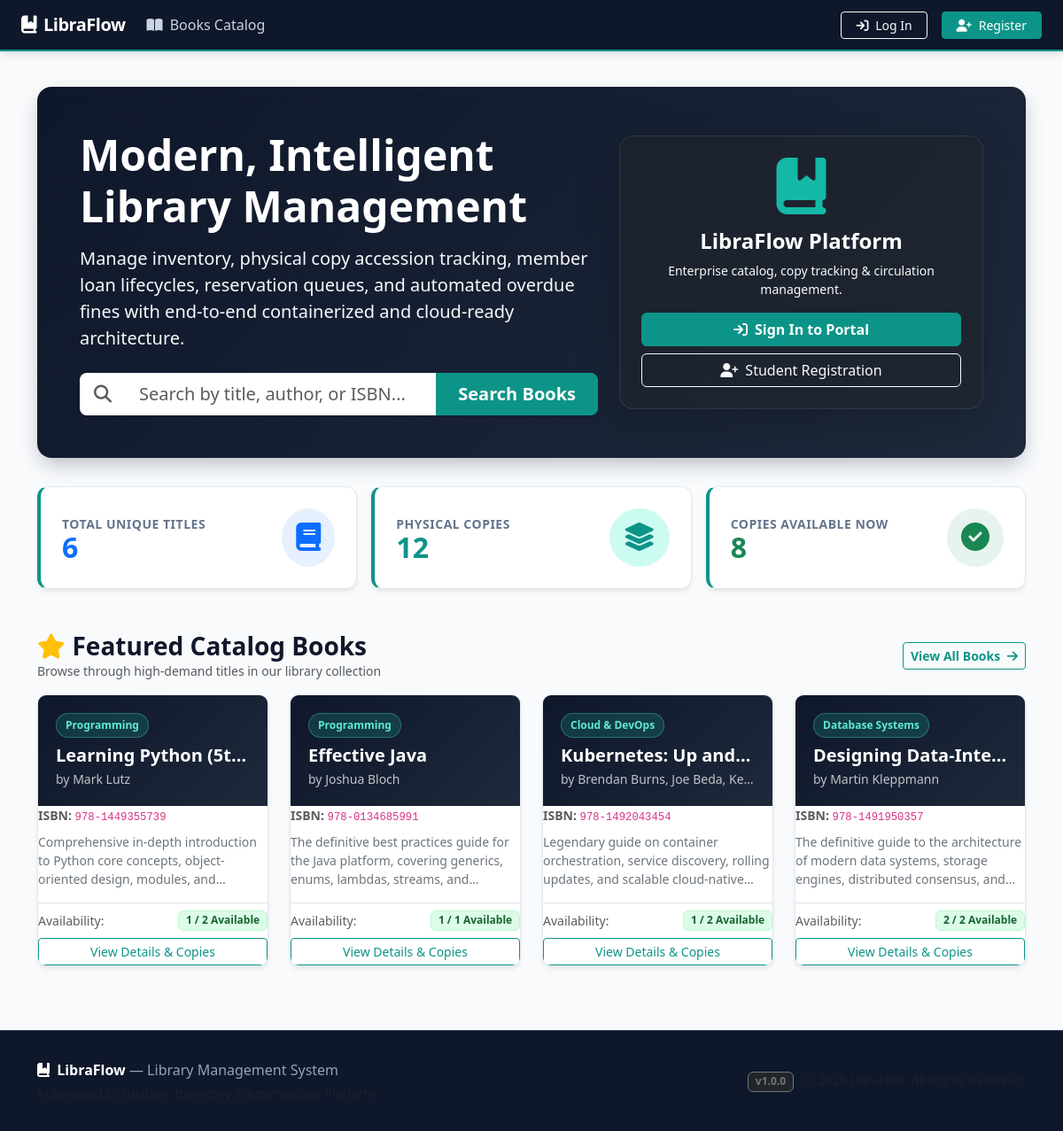
The page / on the database its author committed.
### tables this page shows
CREATE TABLE books (
    id INTEGER PRIMARY KEY AUTOINCREMENT,
    isbn TEXT UNIQUE NOT NULL,
    title TEXT NOT NULL,
    author TEXT NOT NULL,
    publisher TEXT NOT NULL,
    category TEXT NOT NULL,
    publication_year INTEGER NOT NULL,
    description TEXT,
    created_at TIMESTAMP DEFAULT CURRENT_TIMESTAMP
);

### app.py (the view)
    @app.route("/")
    def index():
        conn = get_db()
        total_books = conn.execute("SELECT COUNT(*) as count FROM books").fetchone()["count"]
        total_copies = conn.execute("SELECT COUNT(*) as count FROM book_copies").fetchone()["count"]
        available_copies = conn.execute("SELECT COUNT(*) as count FROM book_copies WHERE status = 'available'").fetchone()["count"]
        recent_books = conn.execute("""
            SELECT b.*,
                   (SELECT COUNT(*) FROM book_copies bc WHERE bc.book_id = b.id) as copy_count,
                   (SELECT COUNT(*) FROM book_copies bc WHERE bc.book_id = b.id AND bc.status = 'available') as avail_count
            FROM books b
            ORDER BY b.id DESC LIMIT 4
        """).fetchall()
        return render_template(
            "index.html",
            total_books=total_books,
            total_copies=total_copies,
            available_copies=available_copies,
            recent_books=recent_books
        )

### database/db.py (called while the page is built, shortened)
def get_db(db_path=None):
    if db_path is None:
        if has_app_context() and current_app.config.get("DATABASE_PATH"):
            db_path = current_app.config["DATABASE_PATH"]
        else:
            db_path = str(Path(__file__).resolve().parent / "libraflow.db")
    if has_app_context():
        if "_database" not in g:
            if db_path != ":memory:":
                Path(db_path).parent.mkdir(parents=True, exist_ok=True)
            conn = sqlite3.connect(db_path)
            conn.row_factory = sqlite3.Row
            conn.execute("PRAGMA foreign_keys = ON;")
            g._database = conn
        return g._database

### templates/index.html (shortened to what this page needs)
{% extends "base.html" %}
{% block content %}
<div class="container py-4">
  <div class="hero-banner p-4 p-md-5">
    <div class="row align-items-center">
      <div class="col-lg-7">
        <h1 class="display-5 fw-bold text-white mb-3">Modern, Intelligent Library Management</h1>
        <p class="lead text-light opacity-90 mb-4">
          Manage inventory, physical copy accession tracking, member loan lifecycles, reservation queues, and automated overdue fines with end-to-end containerized and cloud-ready architecture.
        </p>
        <form action="{{ url_for('books') }}" method="GET" class="d-flex gap-2">
          <div class="input-group input-group-lg shadow-sm">
            <span class="input-group-text bg-white border-0"><i class="fa-solid fa-magnifying-glass text-muted"></i></span>
            <input type="text" name="q" class="form-control border-0" placeholder="Search by title, author, or ISBN...">
            <button class="btn btn-primary px-4 fw-semibold" type="submit">Search Books</button>
          </div>
        </form>
      </div>
      <div class="col-lg-5 mt-4 mt-lg-0 text-center">
        <div class="p-4 rounded-4 bg-dark bg-opacity-50 border border-secondary border-opacity-25 shadow-lg">
          <i class="fa-solid fa-book-bookmark text-teal fa-4x mb-3" style="color: var(--lf-teal-light);"></i>
          <h4 class="text-white fw-bold">LibraFlow Platform</h4>
          <p class="text-light small mb-3">Enterprise catalog, copy tracking & circulation management.</p>
          {% if not current_user %}
            <div class="d-grid gap-2">
              <a href="{{ url_for('login') }}" class="btn btn-primary fw-semibold"><i class="fa-solid fa-arrow-right-to-bracket me-2"></i>Sign In to Portal</a>
              <a href="{{ url_for('register') }}" class="btn btn-outline-light"><i class="fa-solid fa-user-plus me-2"></i>Student Registration</a>
            </div>
          {% else %}
            <div class="alert alert-info py-2 mb-0">
              Logged in as <strong>{{ current_user.full_name }}</strong> ({{ current_user.role }})
            </div>
          {% endif %}
        </div>
      </div>
    </div>
  </div>
  <div class="row g-3 mb-5">
    <div class="col-md-4">
      <div class="stat-card">
        <div class="d-flex justify-content-between align-items-center">
          <div>
            <div class="stat-label">Total Unique Titles</div>
            <div class="stat-value text-primary">{{ total_books }}</div>
          </div>
          <div class="bg-primary bg-opacity-10 p-3 rounded-circle text-primary">
            <i class="fa-solid fa-book fa-2x"></i>
          </div>
        </div>
      </div>
    </div>
    <div class="col-md-4">
      <div class="stat-card">
        <div class="d-flex justify-content-between align-items-center">
          <div>
            <div class="stat-label">Physical Copies</div>
            <div class="stat-value text-teal" style="color: var(--lf-teal-primary);">{{ total_copies }}</div>
          </div>
          <div class="bg-teal bg-opacity-10 p-3 rounded-circle text-teal" style="background-color: var(--lf-teal-subtle); color: var(--lf-teal-primary);">
            <i class="fa-solid fa-layer-group fa-2x"></i>
          </div>
        </div>
      </div>
    </div>
    <div class="col-md-4">
      <div class="stat-card">
        <div class="d-flex justify-content-between align-items-center">
          <div>
            <div class="stat-label">Copies Available Now</div>
            <div class="stat-value text-success">{{ available_copies }}</div>
          </div>
          <div class="bg-success bg-opacity-10 p-3 rounded-circle text-success">
            <i class="fa-solid fa-circle-check fa-2x"></i>
          </div>
        </div>
      </div>
    </div>
  </div>
  <div class="d-flex justify-content-between align-items-center mb-3">
    <div>
      <h3 class="fw-bold mb-0 text-navy"><i class="fa-solid fa-star text-warning me-2"></i>Featured Catalog Books</h3>
      <p class="text-muted small mb-0">Browse through high-demand titles in our library collection</p>
    </div>
    <a href="{{ url_for('books') }}" class="btn btn-outline-primary btn-sm fw-semibold">
      View All Books <i class="fa-solid fa-arrow-right ms-1"></i>
    </a>
  </div>
  <div class="row g-4 mb-5">
    {% for book in recent_books %}
      <div class="col-md-6 col-lg-3">
        <div class="book-card h-100">
          <div class="book-card-header">
            <span class="category-pill">{{ book.category }}</span>
            <h5 class="card-title fw-bold text-white text-truncate mb-1" title="{{ book.title }}">{{ book.title }}</h5>
            <small class="text-light opacity-75 d-block text-truncate">by {{ book.author }}</small>
          </div>
          <div class="card-body d-flex flex-column justify-content-between">
            <div class="mb-3">
              <div class="small text-muted mb-2"><strong>ISBN:</strong> <code>{{ book.isbn }}</code></div>
              <p class="small text-secondary mb-0" style="display: -webkit-box; -webkit-line-clamp: 3; -webkit-box-orient: vertical; overflow: hidden;">
                {{ book.description or "No description provided." }}
              </p>
            </div>
            <div class="pt-2 border-top">
              <div class="d-flex justify-content-between align-items-center mb-2">
                <span class="small text-muted">Availability:</span>
                {% if book.avail_count > 0 %}
                  <span class="badge badge-status-available">{{ book.avail_count }} / {{ book.copy_count }} Available</span>
                {% else %}
                  <span class="badge badge-status-overdue">All Borrowed</span>
                {% endif %}
              </div>
              <a href="{{ url_for('book_detail', book_id=book.id) }}" class="btn btn-outline-primary btn-sm w-100">
                View Details & Copies
              </a>
            </div>
          </div>
        </div>
      </div>
    {% endfor %}
  </div>
</div>
{% endblock %}

### static/css/style.css (style rules this page uses)
:root { --lf-navy-dark: #0f172a; --lf-navy-surface: #1e293b; --lf-navy-border: #334155; --lf-teal-primary: #0d9488; --lf-teal-light: #14b8a6; --lf-teal-subtle: #ccfbf1; --lf-warm-cream: #fbfbfa; --lf-cream-accent: #fef3c7; --lf-text-dark: #0f172a; --lf-text-muted: #64748b; --lf-border-color: #e2e8f0; --lf-card-shadow: 0 4px 6px -1px rgba(0, 0, 0, 0.07), 0 2px 4px -2px rgba(0, 0, 0, 0.05); --lf-hover-shadow: 0 10px 15px -3px rgba(0, 0, 0, 0.1), 0 4px 6px -4px rgba(0, 0, 0, 0.05); }
body { font-family: 'Segoe UI', system-ui, -apple-system, sans-serif; background-color: #f8fafc; color: var(--lf-text-dark); min-height: 100vh; display: flex; flex-direction: column; }
.stat-card { background: #ffffff; border-radius: 12px; padding: 1.5rem; box-shadow: var(--lf-card-shadow); border: 1px solid var(--lf-border-color); border-left: 4px solid var(--lf-teal-primary); transition: transform 0.2s ease, box-shadow 0.2s ease; }
.stat-value { font-size: 2rem; font-weight: 700; line-height: 1; color: var(--lf-navy-dark); }
.stat-label { font-size: 0.875rem; color: var(--lf-text-muted); text-transform: uppercase; letter-spacing: 0.5px; font-weight: 600; }
.btn-primary { background-color: var(--lf-teal-primary); border-color: var(--lf-teal-primary); }
.btn-outline-primary { color: var(--lf-teal-primary); border-color: var(--lf-teal-primary); }
.book-card { background: #fff; border-radius: 10px; border: 1px solid var(--lf-border-color); overflow: hidden; box-shadow: var(--lf-card-shadow); transition: all 0.2s ease-in-out; display: flex; flex-direction: column; height: 100%; }
.book-card-header { background: linear-gradient(135deg, var(--lf-navy-dark) 0%, var(--lf-navy-surface) 100%); color: #fff; padding: 1.25rem; position: relative; }
.category-pill { font-size: 0.75rem; font-weight: 600; padding: 4px 10px; border-radius: 9999px; background-color: rgba(20, 184, 166, 0.2); color: #5eead4; border: 1px solid rgba(94, 234, 212, 0.3); display: inline-block; margin-bottom: 0.5rem; }
.badge-status-available { background-color: #dcfce7; color: #166534; font-weight: 600; border: 1px solid #bbf7d0; }
.hero-banner { background: linear-gradient(135deg, var(--lf-navy-dark) 0%, #1e293b 100%); color: #ffffff; padding: 4rem 1.5rem; border-radius: 16px; margin-bottom: 2rem; box-shadow: 0 10px 25px -5px rgba(15, 23, 42, 0.3); }

### rows shown on the page
books: category "Programming", title "Learning Python (5t…", author "Mark Lutz", isbn "978-1449355739", description "Comprehensive in-depth introduction to Python core concepts, object-oriented design, modules,…", avail_count "1", copy_count "2"
books: category "Programming", title "Effective Java", author "Joshua Bloch", isbn "978-0134685991", description "The definitive best practices guide for the Java platform, covering generics, enums, lambdas, streams,…", avail_count "1", copy_count "1"
books: category "Cloud & DevOps", title "Kubernetes: Up and…", author "Brendan Burns, Joe Beda, Ke…", isbn "978-1492043454", description "Legendary guide on container orchestration, service discovery, rolling updates, and scalable…", avail_count "1", copy_count "2"
books: category "Database Systems", title "Designing Data-Inte…", author "Martin Kleppmann", isbn "978-1491950357", description "The definitive guide to the architecture of modern data systems, storage engines, distributed consensus,…", avail_count "2", copy_count "2"

### other values the page prints
{{ total_books }} "6"
{{ total_copies }} "12"
{{ available_copies }} "8"
